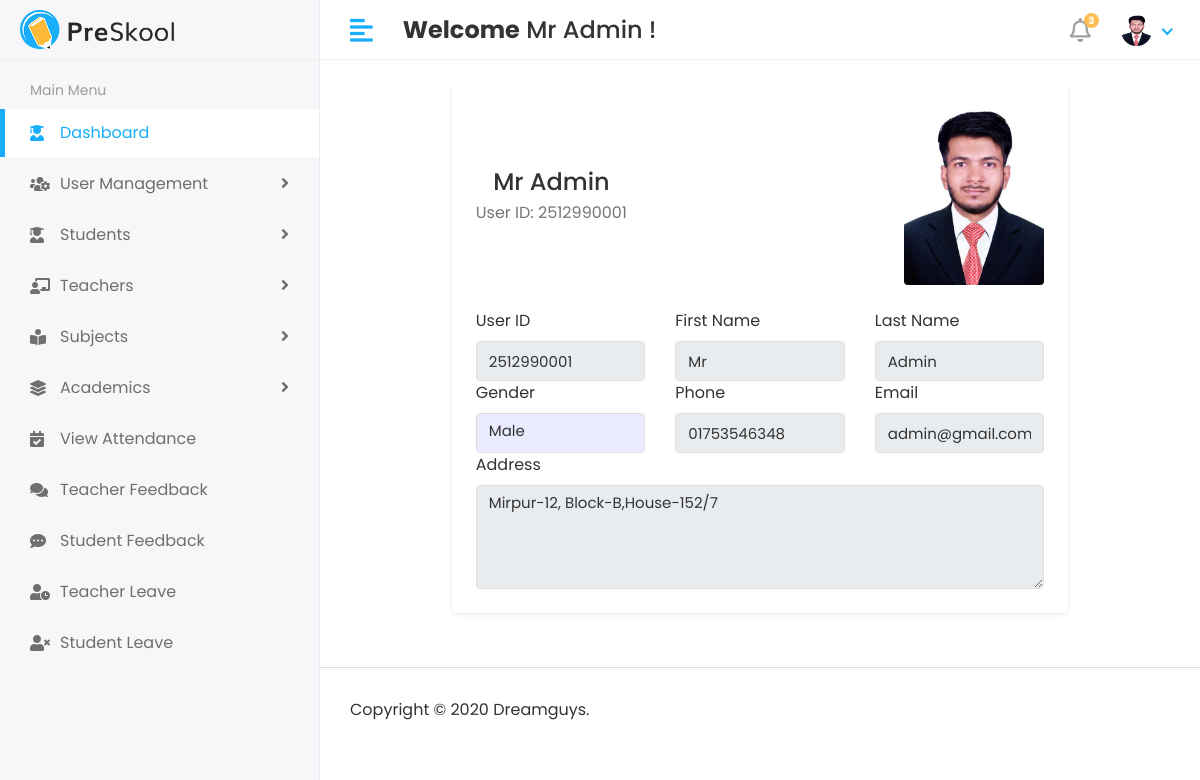
Screenshot of /profile/ (signed in) with the database file from the repository.
### account/models.py (models this page shows, shortened)
class User(AbstractUser):
    USER_TYPE_CHOICE = [
        ('Admin', 'Admin'),
        ('Teacher', 'Teacher'),
        ('Student', 'Student'),
    ]
    GENDER_CHOICES = [
        ('Male', 'Male'),
        ('Female', 'Female'),
        ('Other', 'Other'),
    ]
    user_type = models.CharField(
        max_length=20,
        choices=USER_TYPE_CHOICE,
        null=True,
        blank=True,
    )
    user_id = models.CharField(
        unique=True,
        max_length=15,
        editable=False,
        db_index=True,
        blank=True,
        null=True,
    )
    profile_pic = models.ImageField(
        upload_to='profile_pics/',
        blank=True,
        null=True,
    )
    gender = models.CharField(
        max_length=10,
        choices=GENDER_CHOICES,
        null=True,
        blank=True,
    )
    phone = models.CharField(
        max_length=20,
        null=True,
        blank=True,
    )
    address = models.TextField(
        null=True,
        blank=True,
    )
    def __str__(self):
        return f"{self.username} ({self.user_id})"

### account/views.py (the view)
# urls.py: path('profile/', profile_page, name='profile_page'),
@login_required
def profile_page(request):
    user = request.user
    print("User=============================", user)
    context = {
        'user' : user,
    }
    return render(request, 'Profile/profile.html', context)

### templates/Profile/profile.html (shortened to what this page needs)
{% extends "base.html" %}
{% load static %}
{% block content %}
<div class="container-fluid py-4 px-3 px-md-4">
  <div class="row g-4 justify-content-center">
    <div class="col-12 col-lg-10 col-xl-9">
      <div class="card shadow-sm border-0">
        <div class="card-body">
          <div class="d-flex flex-column flex-md-row align-items-center justify-content-between gap-3 mb-4">
            <div class="text-center text-md-start">
              <h4 class="mb-1">{{ user.first_name }} {{ user.last_name }}</h4>
              <p class="text-muted mb-0">User ID: {{ user.user_id }}</p>
            </div>
            <div class="text-center text-md-end">
              {% if user.profile_pic %}
                <img src="{{ user.profile_pic.url }}" class="rounded img-fluid float-md-end"
                     style="max-width: 140px;" alt="Profile picture">
              {% else %}
                <img src="{% static 'img/default_image.png' %}" class="rounded img-fluid float-md-end"
                     style="max-width: 140px;" alt="Default profile picture">
              {% endif %}
            </div>
          </div>
          <form method="post" enctype="multipart/form-data">
            <div class="row g-3">
              <div class="col-12 col-md-6 col-lg-4">
                <label for="userid" class="form-label">User ID</label>
                <input type="text" id="userid" name="user_id"
                       value="{{ user.user_id }}" class="form-control" readonly>
              </div>
              <div class="col-12 col-md-6 col-lg-4">
                <label for="fname" class="form-label">First Name</label>
                <input type="text" id="fname" name="first_name" class="form-control"
                       value="{{ user.first_name }}" placeholder="Enter first name" readonly>
              </div>
              <div class="col-12 col-md-6 col-lg-4">
                <label for="lname" class="form-label">Last Name</label>
                <input type="text" id="lname" name="last_name" class="form-control"
                       value="{{ user.last_name }}" placeholder="Enter last name" readonly>
              </div>
              <div class="col-12 col-md-6 col-lg-4">
                <label class="form-label">Gender</label>
                <div class="form-control bg-light">
                  {{ user.gender|default:"Not specified" }}
                </div>
              </div>
              <div class="col-12 col-md-6 col-lg-4">
                <label for="phone" class="form-label">Phone</label>
                <input type="tel" id="phone" name="phone" class="form-control"
                       value="{{ user.phone }}" placeholder="Enter phone number" readonly>
              </div>
              <div class="col-12 col-md-6 col-lg-4">
                <label for="email" class="form-label">Email</label>
                <input type="email" id="email" name="email" class="form-control"
                       value="{{ user.email }}" placeholder="Enter email" readonly>
              </div>
              <div class="col-12">
                <label for="address" class="form-label">Address</label>
                <textarea id="address" name="address" rows="4" class="form-control"
                          placeholder="Enter address" readonly>{{ user.address }}</textarea>
              </div>
            </div>
          </form>
        </div>
      </div>
    </div>
  </div>
</div>
{% endblock content %}

### templates/Includes/header.html (shortened to what this page needs)
{% load static %}
<div class="header">
    <div class="header-left">
        <a href="#" class="logo">
            <img src="{% static 'assets/img/logo.png' %}" alt="Logo">
        </a>
    </div>
    <a href="javascript:void(0);" id="toggle_btn">
        <i class="fas fa-align-left"></i>
    </a>
    <div class="top-nav-search mt-3">
        <h4><strong>Welcome</strong><span>&nbsp;{{user.first_name}} {{user.last_name}}&nbsp;!</span></h4>
    </div>
    <ul class="nav user-menu">
        <li class="nav-item dropdown noti-dropdown">
            <a href="#" class="dropdown-toggle nav-link" data-toggle="dropdown">
                <i class="far fa-bell"></i> <span class="badge badge-pill">3</span>
            </a>
        </li>
        <li class="nav-item dropdown has-arrow">
            <a href="#" class="dropdown-toggle nav-link" data-toggle="dropdown">
                <span class="user-img">
                    {% if user.profile_pic %}
                        <img class="rounded-circle" src="{{ user.profile_pic.url }}" width="31" height="31" alt="{{ user.get_full_name|default:user.username }}">
                    {% else %}
                        <img class="rounded-circle" src="{% static 'assets/img/profiles/avatar-01.jpg' %}" width="31" height="31" alt="Default avatar">
                    {% endif %}
                </span>
            </a>
        </li>
    </ul>
</div>

### static/assets/css/style.css (style rules this page uses)
html { height: 100%; }
body { background-color: #fff; color: #333; font-family: 'Poppins', sans-serif; font-size: 1rem; height: 100%; line-height: 1.5; overflow-x: hidden; }
h1, h2, h3, h4, h5, h6 { font-family: 'Poppins', sans-serif; margin-top: 0; }
.form-control { border: 1px solid #ddd; box-shadow: none; color: #333; font-size: 15px; height: 40px; }
a { color: #009ce7; }
input, button, a { transition: all 0.4s ease; -moz-transition: all 0.4s ease; -o-transition: all 0.4s ease; -ms-transition: all 0.4s ease; -webkit-transition: all 0.4s ease; }
input, input:focus, button, button:focus { outline: none; }
input[type=text], input[type=password] { -webkit-appearance: none; -moz-appearance: none; appearance: none; }
textarea.form-control { resize: vertical; }
ul, ol { padding: 0px; list-style: none; }
.bg-light { background-color: #ebebff !important; }
.text-muted { color: #757575 !important; }
.card { border: 1px solid #ececf5; box-shadow: 0 1px 3px 0 rgba(0, 0, 0, 0.03); margin-bottom: 1.875rem; }
.card-body { padding: 1.5rem; }
.header { background-color: #fff; border-bottom: 1px solid #f3f3f4; left: 0; position: fixed; right: 0; top: 0; z-index: 1001; height: 60px; }
.header .header-left { float: left; height: 60px; padding: 0 20px; position: relative; width: 320px; z-index: 1; transition: all 0.2s ease-in-out; background-color: #f7f7fa; border-bottom: 1px solid #efefef; border-right: 1px solid #ececf5; display: flex; align-items: center; }
.header .header-left .logo { display: inline-block; line-height: 60px; }
.header .header-left .logo img { max-height: 40px; width: auto; }
.header .dropdown-toggle:after { display: none; }
.header .has-arrow .dropdown-toggle:after { border-top: 0; border-left: 0; border-bottom: 2px solid #18aefa; border-right: 2px solid #18aefa; content: ''; height: 8px; display: inline-block; pointer-events: none; -webkit-transform-origin: 66% 66%; -ms-transform-origin: 66% 66%; transform-origin: 66% 66%; -webkit-transform: rotate(45deg); -ms-transform: rotate(45deg); transform: rotate(45deg); -webkit-transition: all 0.15s ease-in-out; transition: all 0.15s ease-in-out; width: 8px; vertical-align: 0px; }
.user-menu { float: right; margin: 0; position: relative; z-index: 99; padding-right: 15px; }
.user-menu.nav>li>a { color: #a0a0a0; font-size: 14px; line-height: 58px; padding: 0 15px; height: 60px; }
.user-img { margin-right: 3px; position: relative; }
.top-nav-search { float: left; margin-left: 15px; }
.user-menu.nav>li>a .badge { background-color: #FFBC53; display: block; font-size: 10px; font-weight: bold; height: 15px; width: 15px; position: absolute; right: 7px; top: 13px; color: #fff; padding: 3px; }
.user-menu.nav>li>a>i { font-size: 1.5rem; line-height: 60px; }
@media (min-width: 992px) { #toggle_btn { align-items: center; color: #18aefa; display: inline-flex; float: left; font-size: 26px; height: 60px; justify-content: center; margin-left: 15px; padding: 0 15px; } }

### rows the page displays
User: first_name "Mr", last_name "Admin", profile_pic (picture), user_id "2512990001", gender "Male", phone "01753546348", email "admin@gmail.com", address "Mirpur-12, Block-B,House-152/7"
